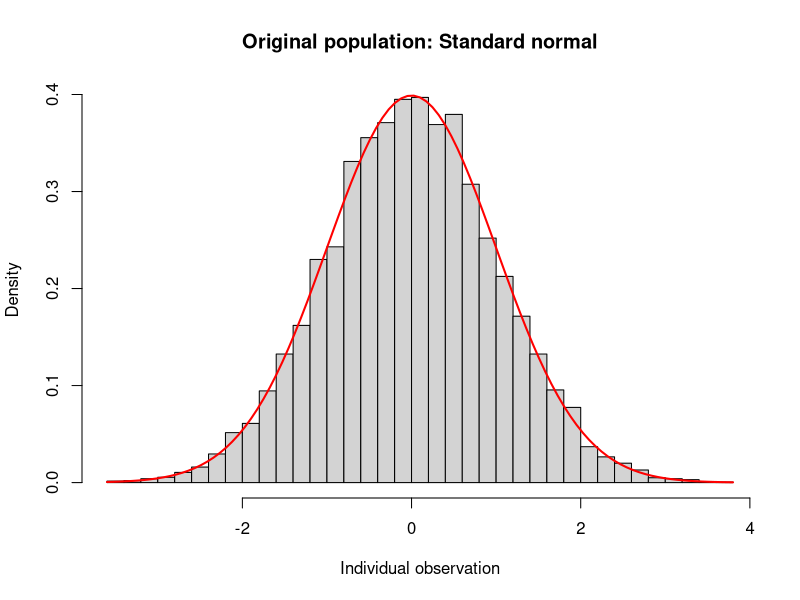
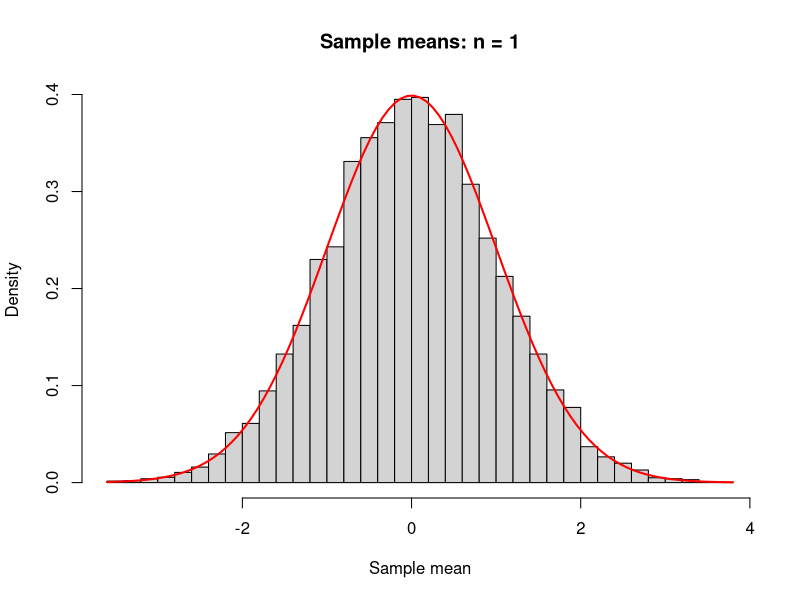
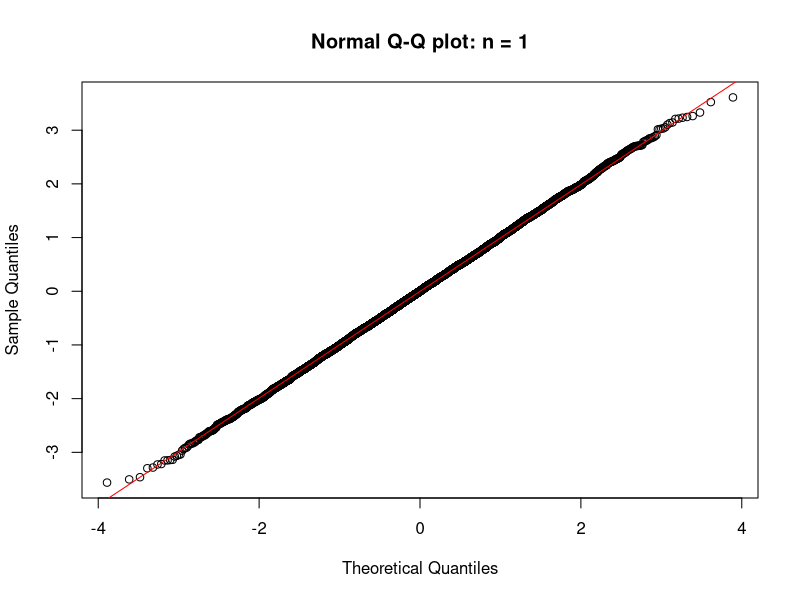
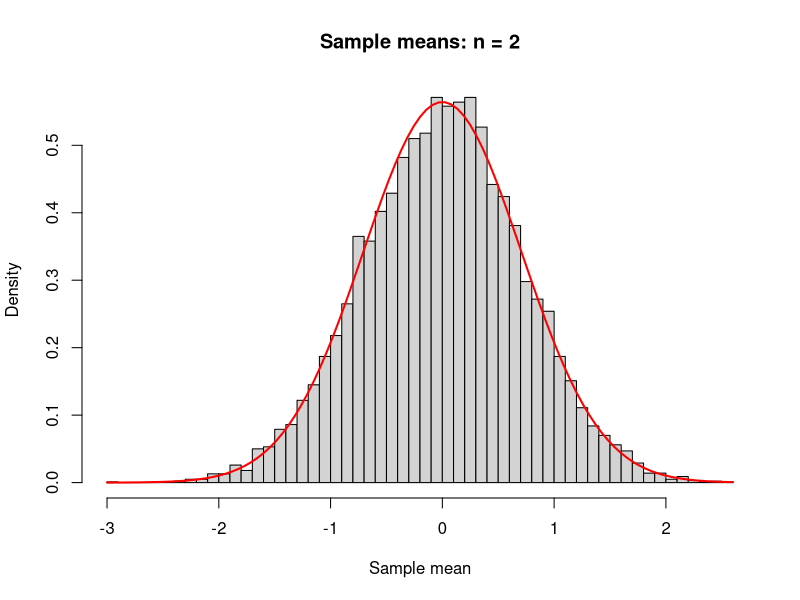
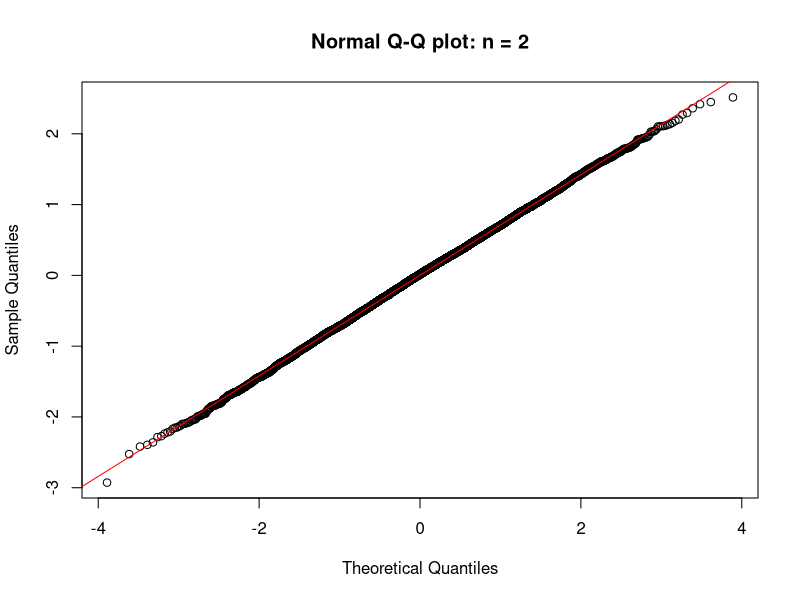
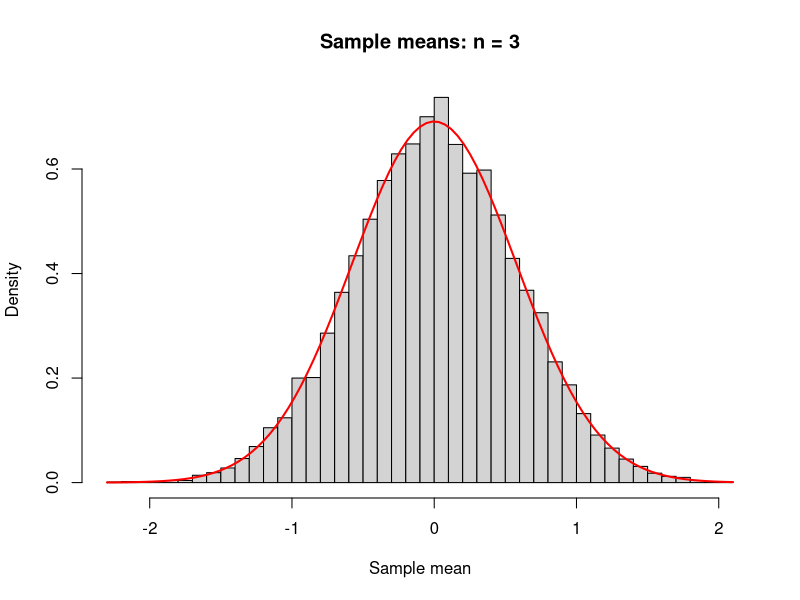
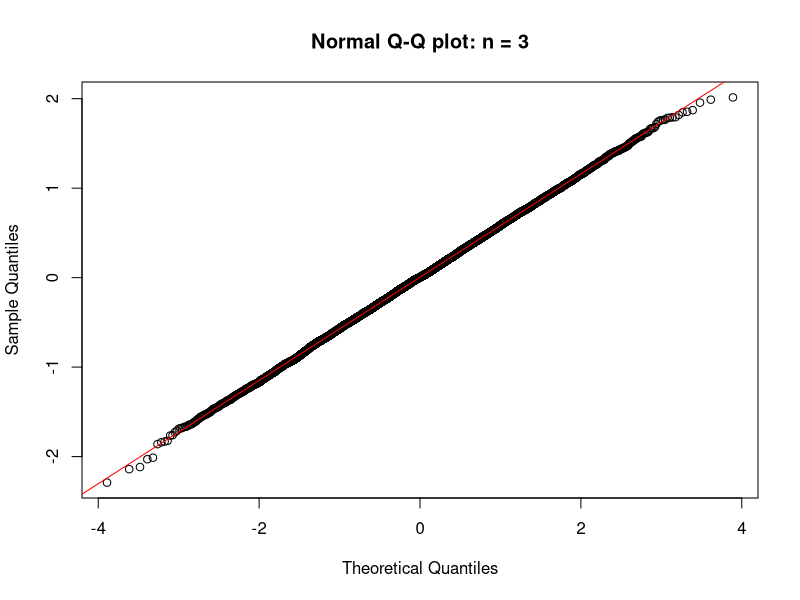
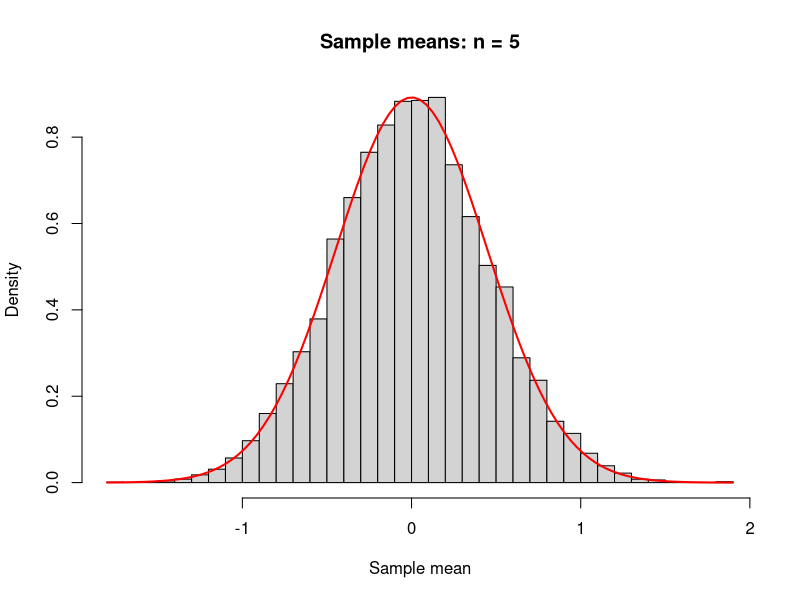

The R source for these figures, in order:
## ---- chunk 1
seed = 9686
B = 10000
set.seed(seed)

population_sample <- rnorm(10000, mean = 0, sd = 1)

hist(population_sample,
     breaks = 40,
     probability = TRUE,
     main = "Original population: Standard normal",
     xlab = "Individual observation")

curve(dnorm(x, mean = 0, sd = 1),
      add = TRUE, col = "red", lwd = 2)
## ---- chunk 2
sample_sizes <- c(1, 2, 3, 5, 10, 20, 30, 50, 100)
results <- data.frame()

normal_quartiles <- qnorm(c(0.25, 0.75))

for (n in sample_sizes) {
  set.seed(seed)
  means <- replicate(B, mean(rnorm(n)))
  
  # Get Q-Q point coordinates without drawing a plot
  qq_points <- qqnorm(means, plot.it = FALSE)
  
  # Reconstruct the reference line drawn by qqline()
  observed_quartiles <- as.numeric(
    quantile(means, c(0.25, 0.75))
  )
  
  slope <- diff(observed_quartiles) / diff(normal_quartiles)
  intercept <- observed_quartiles[1] -
    slope * normal_quartiles[1]
  
  # Measure vertical departures from the line
  line_values <- intercept + slope * qq_points$x
  differences <- qq_points$y - line_values
  
  qq_rmse <- sqrt(mean(differences^2))
  normalized_qq_rmse <- qq_rmse / slope
  
  results <- rbind(
    results,
    data.frame(
      n = n,
      simulated_mean = mean(means),
      simulated_SE = sd(means),
      theoretical_SE = 1 / sqrt(n),
      QQ_RMSE = qq_rmse,
      normalized_QQ_RMSE = normalized_qq_rmse
    )
  )
  
  if (n %in% c(1, 2, 3, 5, 10, 30, 100)) {
    hist(
      means,
      breaks = 40,
      probability = TRUE,
      main = paste("Sample means: n =", n),
      xlab = "Sample mean",
      ylab = "Density"
    )
    
    curve(
      dnorm(x, mean = 0, sd = 1 / sqrt(n)),
      add = TRUE,
      col = "red",
      lwd = 2
    )
    
    qqnorm(means, main = paste("Normal Q-Q plot: n =", n))
    qqline(means, col = "red")
  }
}

knitr::kable(results, digits = 4)
## ---- chunk 3
sample_sizes <- c(1, 2, 3, 5, 10, 20, 30, 50, 100)
results <- data.frame()

normal_quartiles <- qnorm(c(0.25, 0.75))

for (n in sample_sizes) {
  set.seed(0176)
  means <- replicate(B, mean(rnorm(n)))
  
  # Get Q-Q point coordinates without drawing a plot
  qq_points <- qqnorm(means, plot.it = FALSE)
  
  # Reconstruct the reference line drawn by qqline()
  observed_quartiles <- as.numeric(
    quantile(means, c(0.25, 0.75))
  )
  
  slope <- diff(observed_quartiles) / diff(normal_quartiles)
  intercept <- observed_quartiles[1] -
    slope * normal_quartiles[1]
  
  # Measure vertical departures from the line
  line_values <- intercept + slope * qq_points$x
  differences <- qq_points$y - line_values
  
  qq_rmse <- sqrt(mean(differences^2))
  normalized_qq_rmse <- qq_rmse / slope
  
  results <- rbind(
    results,
    data.frame(
      n = n,
      simulated_mean = mean(means),
      simulated_SE = sd(means),
      theoretical_SE = 1 / sqrt(n),
      QQ_RMSE = qq_rmse,
      normalized_QQ_RMSE = normalized_qq_rmse
    )
  )
  
  if (n %in% c(1, 2, 3, 5, 10, 30, 100)) {
    hist(
      means,
      breaks = 40,
      probability = TRUE,
      main = paste("Sample means: n =", n),
      xlab = "Sample mean",
      ylab = "Density"
    )
    
    curve(
      dnorm(x, mean = 0, sd = 1 / sqrt(n)),
      add = TRUE,
      col = "red",
      lwd = 2
    )
    
    qqnorm(means, main = paste("Normal Q-Q plot: n =", n))
    qqline(means, col = "red")
  }
}

knitr::kable(results, digits = 4)
